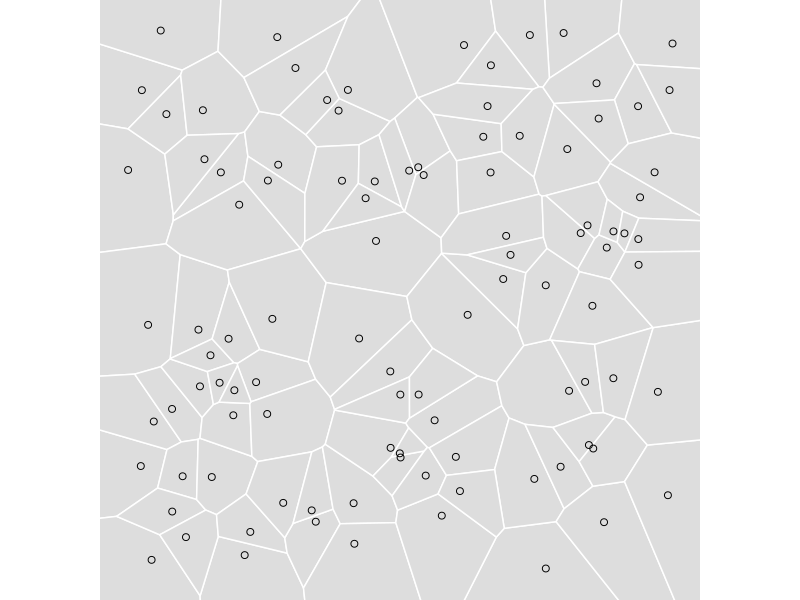

The R script that drew this image:
## ---- chunk 1
library(spatstat)
library(sf)
library(ggplot2)
## ---- chunk 2
pp <- rpoispp(100) |>
  as.data.frame() |>
  st_as_sf(coords = c("x", "y"), crs = 2193)
## ---- chunk 3
pp_vor <- pp |>
  st_union() |>
  st_voronoi() |>
  st_cast() |>
  st_as_sf(crs = st_crs(pp))
## ---- chunk 4
ggplot(pp_vor) +
  geom_sf(fill = "#dddddd", color = "white", lwd = 0.5) +
  geom_sf(data = pp, colour = "black", shape = 1, size = 2) +
  coord_sf(xlim = c(-0.05, 1.05), ylim = c(-0.05, 1.05), expand = FALSE) +
  theme_void()
## ---- chunk 5
#| code-fold: true
# License (MIT)
#
# Copyright (c) 2023 David O'Sullivan
#
# Permission is hereby granted, free of charge, to any person
# obtaining a copy of this software and associated documentation
# files (the "Software"), to deal in the Software without restriction,
# including without limitation the rights to use, copy, modify, merge,
# publish, distribute, sublicense, and/or sell copies of the Software,
# and to  permit persons to whom the Software is furnished to do so,
# subject to the following conditions:
#
# The above copyright notice and this permission notice shall be included
# in all copies or substantial portions of the Software.
#
# THE SOFTWARE IS PROVIDED "AS IS", WITHOUT WARRANTY OF ANY KIND, EXPRESS
# OR IMPLIED, INCLUDING BUT NOT LIMITED TO THE WARRANTIES OF MERCHANTABILITY,
# FITNESS FOR A PARTICULAR PURPOSE AND NONINFRINGEMENT. IN NO EVENT SHALL
# THE AUTHORS OR COPYRIGHT HOLDERS BE LIABLE FOR ANY CLAIM, DAMAGES OR OTHER
# LIABILITY, WHETHER IN AN ACTION OF CONTRACT, TORT OR OTHERWISE, ARISING
# FROM, OUT OF OR IN CONNECTION WITH THE SOFTWARE OR THE USE OR OTHER
# DEALINGS IN THE SOFTWARE.
